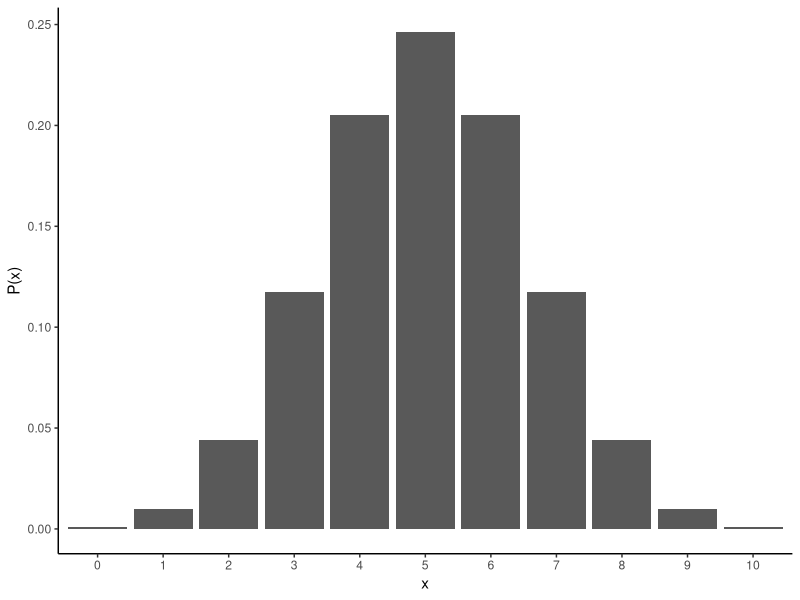
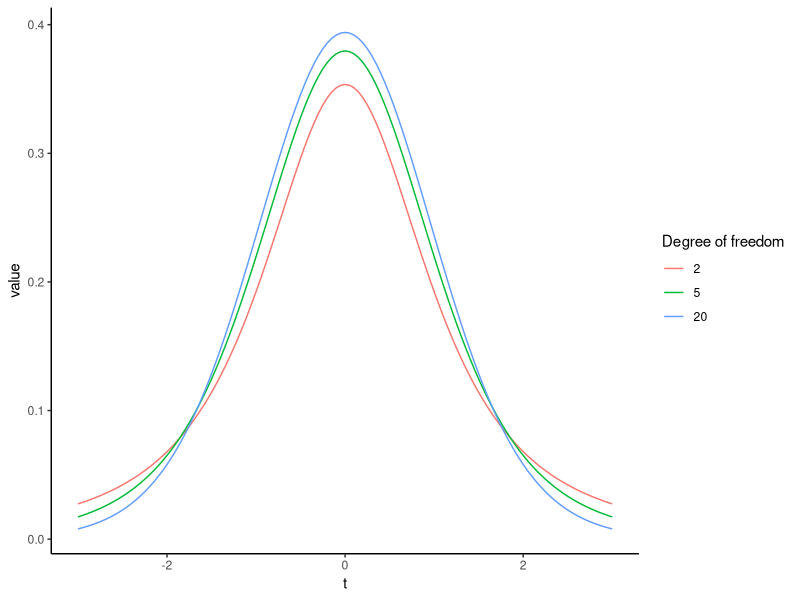
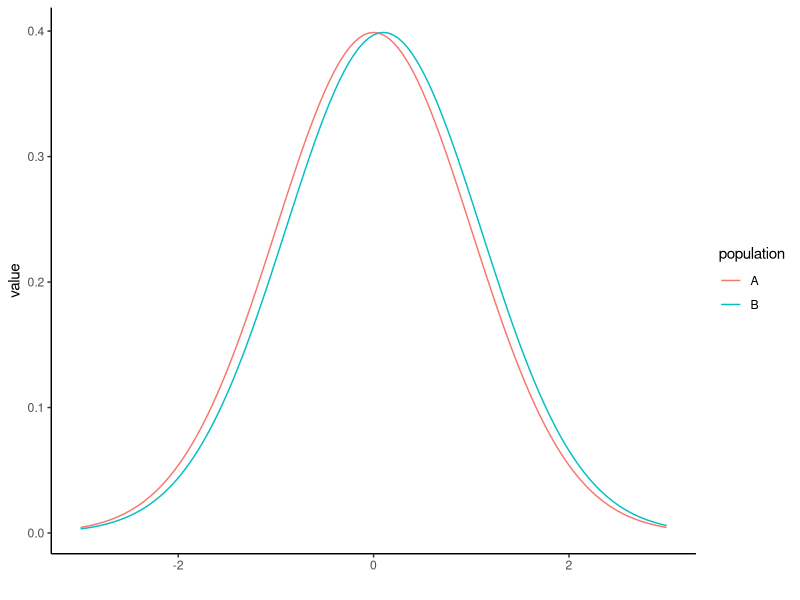
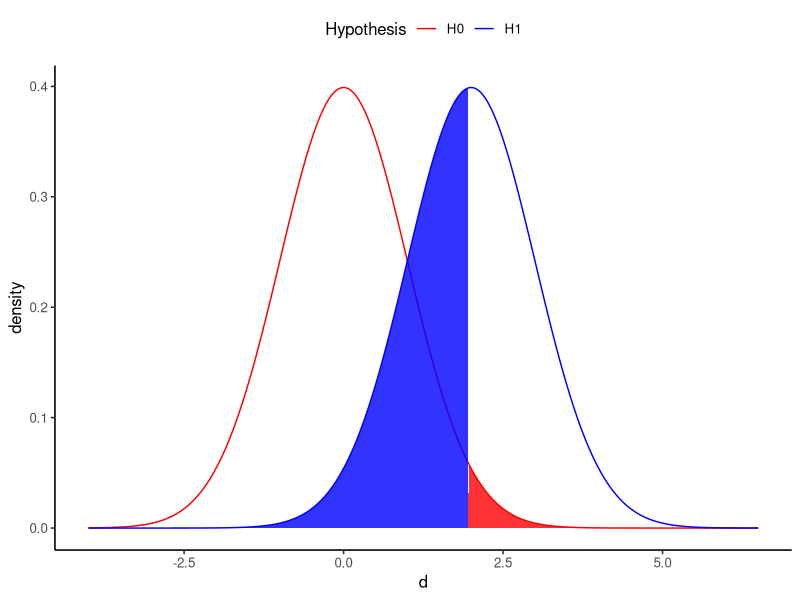
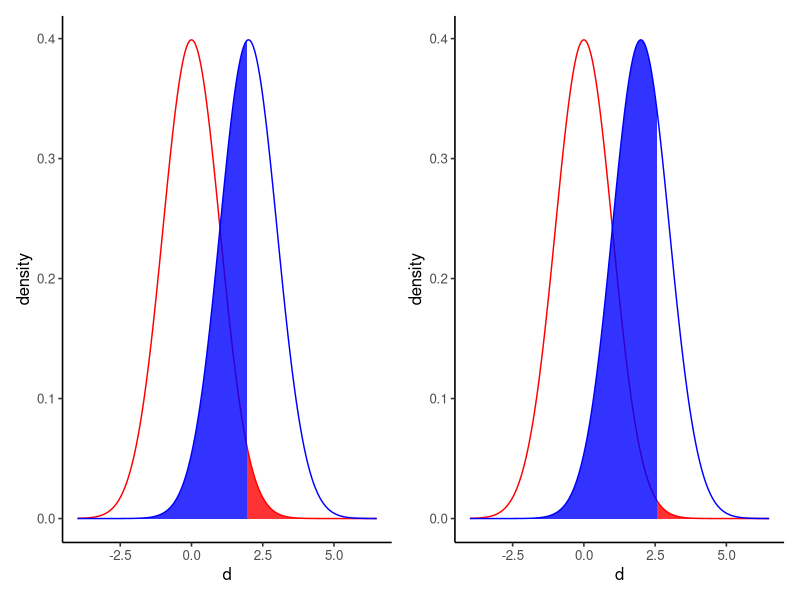
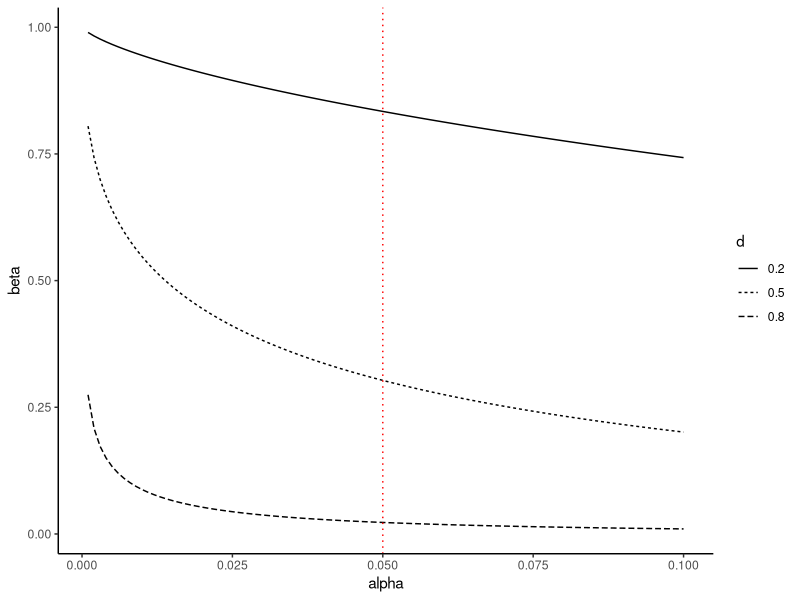
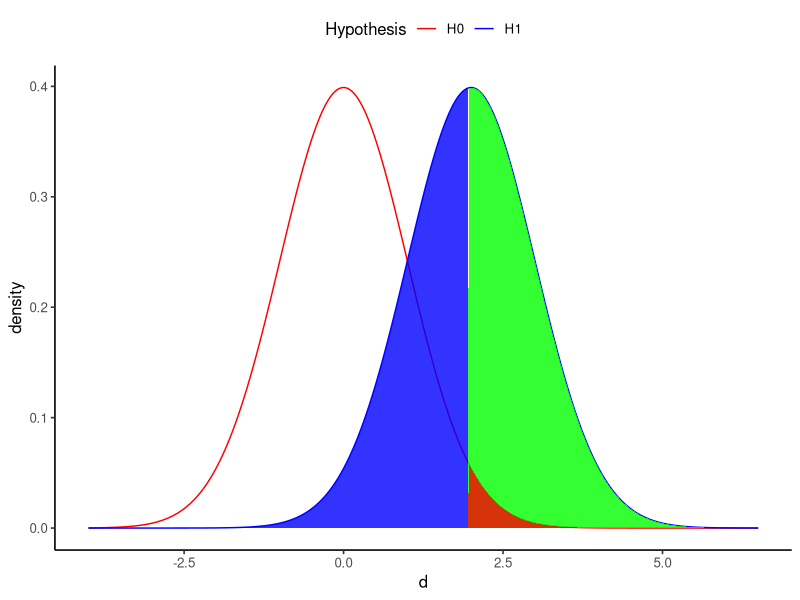
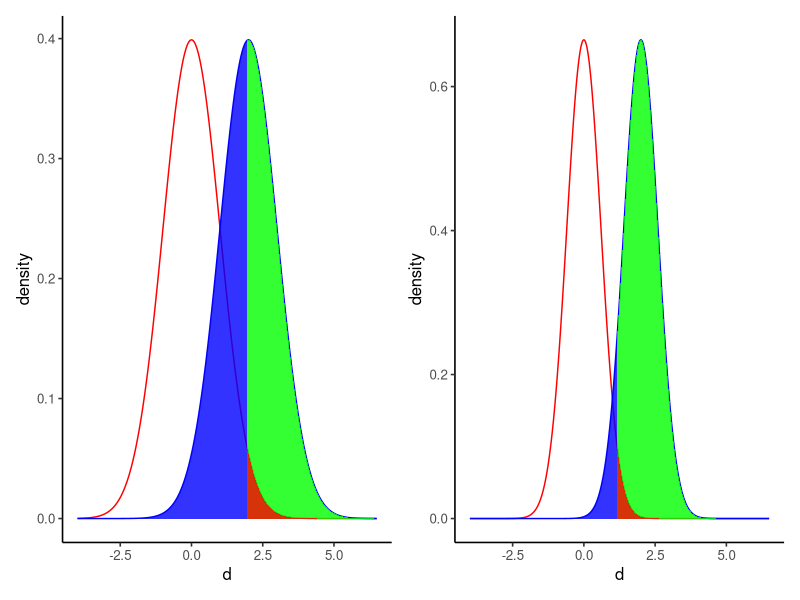

These charts were generated, in order, by the following R code:
## ---- chunk 1
knitr::opts_chunk$set(echo = TRUE)
library(ggplot2)
library(knitr)
library(patchwork)
library(pwr)
set.seed(1234)
## ---- chunk 2

plot = data.frame(x=0:10, p=dbinom(x=0:10, size=10, prob=0.5))

ggplot2::ggplot() + 
  ggplot2::geom_bar(data=plot, aes(x=factor(x), y=p), stat="identity") + 
  labs(y = "P(x)", x ="x") + 
  theme_classic()
## ---- chunk 3
d = data.frame(x=0:10, p_x =dbinom(x=0:10, size=10, prob=0.5))
d
## ---- chunk 4
d$p_x[1] + d$p_x[2] + d$p_x[3] + d$p_x[9] + d$p_x[10] + d$p_x[11]
## ---- chunk 5

binom.test(x = 2, n = 10, p = 0.5) #出てくる結果はデフォルトで両側検定になる。

## ---- chunk 6
set.seed(1)
Value = c(rnorm(n = 10, mean = 0, sd = 1), rnorm(n = 10, mean = 1, sd = 1))
Group = c(rep("A", 10), rep("B", 10))
sample_data = data.frame(Group = Group, Value = Value)

head(sample_data)

## ---- chunk 7

tapply(sample_data$Value, sample_data$Group, mean) #グループごとに平均を求める
tapply(sample_data$Value, sample_data$Group, sd) #グループごとに標準偏差を求める

## ---- chunk 8

x = seq(-3, 3, 0.05)
y_t2 = dt(x = x, df = 2) #自由度2のt分布
y_t5 = dt(x = x, df = 5) #自由度5のt分布
y_t20 = dt(x = x, df = 20) #自由度20のt分布

dat_t2 = data.frame(df = 2,x = x, y = y_t2)
dat_t5 = data.frame(df = 5,x = x, y = y_t5)
dat_t20 = data.frame(df = 20,x = x, y = y_t20)

dat_t = rbind(dat_t2, dat_t5, dat_t20)

p = ggplot2::ggplot() + 
  ggplot2::geom_line(data = dat_t, aes(x = x, y = y, color = factor(df))) + 
  ggplot2::labs(x = "t", y = "value", color = "Degree of freedom") +
  ggplot2::theme_classic()
p

## ---- chunk 9

t.test(data = sample_data, Value ~ Group) #dataにデータの名前、比較の対象となる変数~グループを意味する変数とうかたちで入力すると結果が出力される。

## ---- chunk 10

x = seq(-3, 3, 0.05)

y_1 = dnorm(x=x, mean=0, sd=1) 
y_2 = dnorm(x=x, mean=0.1, sd=1) 

dat_norm_1 = data.frame(group = "A", x = x, y = y_1)
dat_norm_2 = data.frame(group = "B", x = x, y = y_2)
d_pop = rbind(dat_norm_1, dat_norm_2)

p = ggplot2::ggplot() + 
  ggplot2::geom_line(data = d_pop, aes(x = x, y = y, color = group)) + 
  ggplot2::labs(y = "value", x = "", color = "population") + theme_classic()
p


## ---- chunk 11

set.seed(1)
N = 10
g_A = rnorm(n = N, mean = 0, sd = 1)
g_B = rnorm(n = N, mean = 0.1, sd = 1)
d = data.frame(group = c(rep("A", N), rep("B", N)), value = c(g_A, g_B))

t.test(data = d, value ~ group)

## ---- chunk 12

set.seed(1)
N = 1000
g_A = rnorm(n = N, mean = 0, sd = 1)
g_B = rnorm(n = N, mean = 0.1, sd = 1)
d = data.frame(group = c(rep("A", N), rep("B", N)), value = c(g_A, g_B))

t.test(data = d, value ~ group)

## ---- chunk 13

effect_size = function(x_min = -10, x_max = 10, a = 0.05, delta = 1, sd = 1){
  
  alpha = qnorm(p = 1 - a/2, mean = 0, sd = sd)
  d_H_0 = data.frame(x = seq(x_min, x_max, 0.01), 
                   y = dnorm(seq(x_min, x_max, 0.01), mean = 0, sd = sd), hyp ="H0")
  d_alpha = data.frame(x = seq(alpha, x_max, 0.01), 
                   y = dnorm(seq(alpha, x_max, 0.01), mean = 0, sd = sd))

  d_H_1 = data.frame(x = seq(x_min, x_max, 0.01), 
                   y = dnorm(seq(x_min, x_max, 0.01), mean = delta, sd = sd), hyp ="H1")
  d_beta = data.frame(x = seq(x_min, alpha, 0.01), 
                     y = dnorm(seq(x_min, alpha, 0.01), mean = delta, sd = sd))
  d_power = data.frame(x = seq(alpha, x_max, 0.01), 
                      y = dnorm(seq(alpha, x_max, 0.01), mean = delta, sd = sd))
  
  d_H = rbind(d_H_0, d_H_1)
  return(list(d_H, d_power, d_alpha, d_beta))
}

## ---- chunk 14

#baseline
plot_d = effect_size(x_min = -10, x_max = 10, a = 0.05, delta = 2, sd = 1)
p_1 = ggplot()+
  geom_line(data = plot_d[[1]], aes(x = x, y = y, color = hyp)) +
  geom_area(data = plot_d[[3]], aes(x = x, y = y), fill = "red", alpha = 0.8) + 
  geom_area(data = plot_d[[4]], aes(x = x, y = y), fill = "blue", alpha = 0.8) + 
  scale_color_manual(values = c("red", "blue")) +
  xlim(c(-4, 6.5)) +
  labs(x = "d", y = "density", color = "Hypothesis") +
  theme_classic(base_size = 12) + theme(legend.position = "top")
p_1

## ---- chunk 15

##alphaを下げると？（type 1エラーを小さくする）➔betaが増える（逆にtype 2errorが増えてしまう）
plot_d = effect_size(x_min = -10, x_max = 10, a = 0.01, delta = 2, sd = 1)
p_0 = ggplot()+
  geom_line(data = plot_d[[1]], aes(x = x, y = y, color = hyp)) +
  #geom_area(data = plot_d[[2]], aes(x = x, y = y), fill = "green", alpha = 0.8) + 
  geom_area(data = plot_d[[3]], aes(x = x, y = y), fill = "red", alpha = 0.8) + 
  geom_area(data = plot_d[[4]], aes(x = x, y = y), fill = "blue", alpha = 0.8) + 
  scale_color_manual(values = c("red", "blue")) +
  xlim(c(-4, 6.5)) +
  labs(x = "d", y = "density", color = "Hypothesis") +
  theme_classic(base_size = 12) + theme(legend.position = "top")

p_1_1 = p_1 + theme(legend.position = "none")
p_0_1 = p_0 + theme(legend.position = "none")

p_1_1 + p_0_1

## ---- chunk 16

#第1種の過誤と第2種の過誤の関係（n = 50で固定）
sim_d = data.frame()
for(delta in c(0.2, 0.5, 0.8)){
  for(alpha in seq(0.001, 0.10, 0.001)){
    result = power.t.test(n = 50, delta = delta, sd = 1, sig.level = alpha)
    type_2 = 1 - result$power
    sim_d = rbind(sim_d, data.frame(alpha, delta, type_2))
  }
}

ggplot()+
  geom_line(data = sim_d, aes(x = alpha, y = type_2, linetype = factor(delta))) + 
  geom_vline(aes(xintercept = 0.05), linetype = "dotted", color = "red") + 
  labs(x = "alpha", y = "beta", linetype = "d") + 
  theme_classic()
## ---- chunk 17

#baseline
plot_d = effect_size(x_min = -10, x_max = 10, a = 0.05, delta = 2, sd = 1)
p_1 = ggplot()+
  geom_line(data = plot_d[[1]], aes(x = x, y = y, color = hyp)) +
  geom_area(data = plot_d[[2]], aes(x = x, y = y), fill = "green", alpha = 0.8) + 
  geom_area(data = plot_d[[3]], aes(x = x, y = y), fill = "red", alpha = 0.8) + 
  geom_area(data = plot_d[[4]], aes(x = x, y = y), fill = "blue", alpha = 0.8) + 
  scale_color_manual(values = c("red", "blue")) +
  xlim(c(-4, 6.5)) +
  labs(x = "d", y = "density", color = "Hypothesis") +
  theme_classic(base_size = 12) + theme(legend.position = "top")
p_1

## ---- chunk 18

plot_d = effect_size(x_min = -10, x_max = 10, a = 0.05, delta = 2, sd = 0.6)
p_3 = ggplot()+
  geom_line(data = plot_d[[1]], aes(x = x, y = y, color = hyp)) +
  geom_area(data = plot_d[[2]], aes(x = x, y = y), fill = "green", alpha = 0.8) + 
  geom_area(data = plot_d[[3]], aes(x = x, y = y), fill = "red", alpha = 0.8) + 
  geom_area(data = plot_d[[4]], aes(x = x, y = y), fill = "blue", alpha = 0.8) + 
  scale_color_manual(values = c("red", "blue")) +
  xlim(c(-4, 6.5)) +
  labs(x = "d", y = "density", color = "Hypothesis") +
  theme_classic(base_size = 12) + theme(legend.position = "top")

p_1_1 = p_1 + theme(legend.position = "none")
p_3_1 = p_3 + theme(legend.position = "none")

p_1_1 + p_3_1

## ---- chunk 19

plot_d = effect_size(x_min = -10, x_max = 10, a = 0.05, delta = 4, sd = 1)
p_2 = ggplot()+
  geom_line(data = plot_d[[1]], aes(x = x, y = y, color = hyp)) +
  geom_area(data = plot_d[[2]], aes(x = x, y = y), fill = "green", alpha = 0.8) + 
  geom_area(data = plot_d[[3]], aes(x = x, y = y), fill = "red", alpha = 0.8) + 
  geom_area(data = plot_d[[4]], aes(x = x, y = y), fill = "blue", alpha = 0.8) + 
  scale_color_manual(values = c("red", "blue")) +
  xlim(c(-4, 6.5)) +
  labs(x = "d", y = "density", color = "Hypothesis") +
  theme_classic(base_size = 12) + theme(legend.position = "top")

p_1_1 = p_1 + theme(legend.position = "none")
p_2_1 = p_2 + theme(legend.position = "none")

p_1_1 + p_2_1

## ---- chunk 20

#サンプルサイズと検出力の関係（alpha = 0.05で固定）
sim_d = data.frame()
for(delta in c(0.2, 0.5, 0.8)){
  for(n in 2:100){
    result = power.t.test(n = n, delta = delta, sd = 1, sig.level = 0.05)
    power = result$power
    sim_d = rbind(sim_d, data.frame(n, delta, power))
  }
}

ggplot()+
  geom_line(data = sim_d, aes(x = n, y = power, linetype = factor(delta))) + 
  geom_hline(aes(yintercept = 0.8), linetype = "dotted", color = "red") + 
  scale_y_continuous(breaks = seq(0, 1, 0.1)) + 
  labs(x = "sample size", y = "power (1 - beta)", linetype = "d") + 
  theme_classic()

## ---- chunk 21
library(pwr)

#事前の検出力分析（サンプルサイズの設計）
#2群間の差をt検定で検定する場合
#各群のサンプルサイズ(n)，効果量（d: Cohen's d），有意水準（sig.level），検出力（power）のどれか３つを入れると，入れなかったものの結果が出力される。
pwr::pwr.t.test(d = 0.5, power = 0.8, sig.level = 0.05, n = NULL)


#事後の検出力分析
#２群それぞれのサンプルサイズ(n1, n2)，効果量(d), 有意水準(sig.level)を入れると，検出力が求められる。
pwr::pwr.t2n.test(n1 = 40, n2 = 40, d = 0.8, sig.level = 0.05, power = NULL)


## ---- chunk 22

set.seed(1)
N = 20
g_A = rnorm(n = N, mean = 0, sd = 1)
g_B = rnorm(n = N, mean = 0, sd = 1)
d = data.frame(group = c(rep("A", N), rep("B", N)), value = c(g_A, g_B))

t.test(data = d, value ~ group)

## ---- chunk 23

set.seed(1)
d_sim = data.frame()
for(s in 1:100){
  N = 20
  g_A = rnorm(n = N, mean = 0, sd = 1)
  g_B = rnorm(n = N, mean = 0, sd = 1)
  d = data.frame(group = c(rep("A", N), rep("B", N)), value = c(g_A, g_B))

  result = t.test(data = d, value ~ group)
  p = result$p.value
  
  temp = data.frame(s = s, p = p)
  d_sim = rbind(d_sim, temp)

}

## ---- chunk 24

d_sim$significant = ifelse(d_sim$p < 0.05, "significant", "insignificant")
table(d_sim$significant)

## ---- chunk 25

ggplot2::ggplot() + 
  ggplot2::geom_point(data = d_sim, aes(x = s, y = p)) + 
  ggplot2::geom_hline(yintercept = 0.05, linetype = "dotted", color= "red") +
  ggplot2::labs(x = "Simulation", y = "p") + 
  theme_classic()

## ---- chunk 26

1 - (1 - 0.05)^10 #全ての確率から、「10回検定を行って全て正しい判断を行う」確率を差し引いたものが、「少なくとも1回は誤った判断をしてしまう確率」

## ---- chunk 27
alpha = 0.05
x = 1:20

m_c = function(x = 1:20, alpha = 0.05){
  p = 1 - (1 - alpha)^x  
  return(p)
}

d = rbind(
  data.frame(x = 1:20, p = m_c(alpha = 0.001), alpha = 0.001),
  data.frame(x = 1:20, p = m_c(alpha = 0.01), alpha = 0.01),
  data.frame(x = 1:20, p = m_c(alpha = 0.05), alpha = 0.05)
)

p = ggplot() + 
  geom_line(data = d, aes(x = x, y = p, linetype = factor(alpha), color = factor(alpha))) + 
  labs(x = "number of comparisons", y = "Type 1 error", linetype = "alpha", color = "alpha") +
  theme_classic()
p
## ---- chunk 28

A = c(38, 53, 61, 27, 54, 55, 44, 45, 44, 41)
B = c(48, 40, 43, 56, 69, 53, 47, 41, 42, 91)
Value = c(A, B)
Treatment = c(rep("A", 10), rep("B", 10))
sample = data.frame(Treatment = Treatment, Value = Value)

str(sample)
